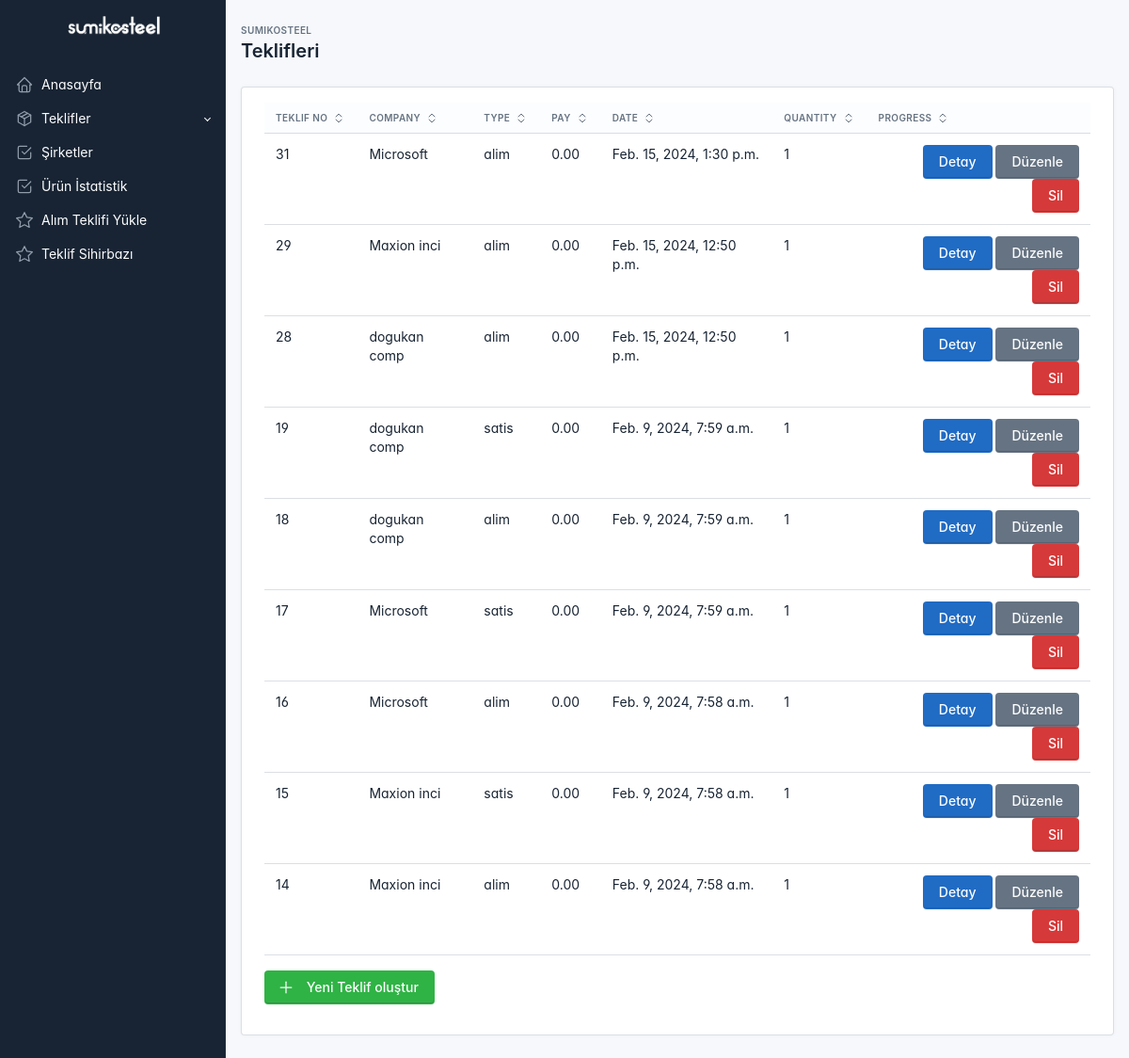
Screenshot of /offer/ (signed in) with the database file from the repository.
### pages/models.py (models this page shows, shortened)
class Offer(models.Model):
    OFFER_TYPES = (
        ('alim', 'Alım Teklifi'),
        ('satis', 'Satış Teklifi'),
    )
    company = models.ForeignKey(Company, on_delete=models.CASCADE)
    offer_type = models.CharField(max_length=10, choices=OFFER_TYPES)
    products = models.ManyToManyField(Product, through='OfferProduct')
    created_at = models.DateTimeField(auto_now_add=True)
    total_value = models.DecimalField(max_digits=10, decimal_places=2, default=0)

class Company(models.Model):
    name = models.CharField(max_length=50)
    address = models.TextField()
    mail = models.CharField(max_length=50)
    phone = models.CharField(max_length=50)
    contact_name = models.CharField(max_length=50)
    country = models.CharField(max_length=50, choices=COUNTRY_CHOICES, default='tr')
    city = models.CharField(max_length=50)
    field_of_activity = models.CharField(max_length=50)
    slug = models.SlugField(default="",null=False)
    web_site = models.CharField(max_length=50)
    sub_company = models.TextField()
    base_customer = models.TextField()

### pages/views.py (the view, shortened to what this page needs)
# urls.py: path('offer/',views.offer,name="offer"),
@login_required
def offer(request):
    companies = Company.objects.all()
    query = request.GET.get('q')
    offers = []
    offer_type = ""
    if query:
        if query=='alim':
            offers = Offer.objects.filter(offer_type='alim').order_by('-id')
            offer_type='Alım'
        elif query == 'satis':
            offers = Offer.objects.filter(offer_type='satis').order_by('-id')
            offer_type='Satış'
    else:
        offers = Offer.objects.all().order_by('-id')
    return render(request,'offer.html',{'offers':offers,"offer_type":offer_type,'companies': companies})

### pages/templates/offer.html (shortened to what this page needs)
<!doctype html>
<html lang="en">
  <head>
    <link href="/static/dist/css/tabler.min.css?1684106062" rel="stylesheet"/>
    <link href="/static/dist/css/tabler-flags.min.css?1684106062" rel="stylesheet"/>
    <link href="/static/dist/css/tabler-payments.min.css?1684106062" rel="stylesheet"/>
    <link href="/static/dist/css/tabler-vendors.min.css?1684106062" rel="stylesheet"/>
    <link href="/static/dist/css/demo.min.css?1684106062" rel="stylesheet"/>
  </head>
  <body >
    <div class="page">
      <aside class="navbar navbar-vertical navbar-expand-lg" data-bs-theme="dark">
        <div class="container-fluid">
          <h1 class="navbar-brand navbar-brand-autodark">
            <a href="/">
              <img src="./img/logo.png" width="110" height="32" alt="Tabler" class="navbar-brand-image">
            </a>
          </h1>
          <div class="collapse navbar-collapse" id="sidebar-menu">
            <ul class="navbar-nav pt-lg-3">
              <li class="nav-item">
                <a class="nav-link" href="/" >
                  <span class="nav-link-icon d-md-none d-lg-inline-block">
                  </span>
                  <span class="nav-link-title">
                    Anasayfa
                  </span>
                </a>
              </li>
              <li class="nav-item dropdown">
                <a class="nav-link dropdown-toggle" href="#navbar-base" data-bs-toggle="dropdown" data-bs-auto-close="false" role="button" aria-expanded="false" >
                  <span class="nav-link-icon d-md-none d-lg-inline-block">
                  </span>
                  <span class="nav-link-title">
                    Teklifler
                  </span>
                </a>
              </li>
              <li class="nav-item">
                <a class="nav-link" href="/company" >
                  <span class="nav-link-icon d-md-none d-lg-inline-block">
                  </span>
                  <span class="nav-link-title">
                    Şirketler
                  </span>
                </a>
              </li>
              <li class="nav-item">
                <a class="nav-link" href="/statistic" >
                  <span class="nav-link-icon d-md-none d-lg-inline-block">
                  </span>
                  <span class="nav-link-title">
                    Ürün İstatistik
                  </span>
                </a>
              </li>
              <li class="nav-item">
                <a class="nav-link" href="/view-excel" >
                  <span class="nav-link-icon d-md-none d-lg-inline-block">
                    </span>
                  <span class="nav-link-title">
                    Alım Teklifi Yükle
                  </span>
                </a>
              </li>
              <li class="nav-item">
                <a class="nav-link" href="/best-offer" >
                  <span class="nav-link-icon d-md-none d-lg-inline-block">
                    </span>
                  <span class="nav-link-title">
                    Teklif Sihirbazı
                  </span>
                </a>
              </li>
            </ul>
          </div>
        </div>
      </aside>
      <div class="page-wrapper">
        <div class="page-header d-print-none">
          <div class="container-xl">
            <div class="row g-2 align-items-center">
              <div class="col">
                <div class="page-pretitle">
                  sumikosteel
                </div>
                <h2 class="page-title">
                  {{offer_type}} Teklifleri
                </h2>
              </div>
            </div>
          </div>
        </div>
        <div class="page-body">
            <div class="container-xl">
              <div class="card">
                <div class="card-body">
                  <div id="table-default" class="table-responsive">
                    <table class="table">
                      <thead>
                        <tr>
                          <th><button class="table-sort" data-sort="sort-id">Teklif No</button></th>
                          <th><button class="table-sort" data-sort="sort-company">Company</button></th>
                          <th><button class="table-sort" data-sort="sort-type">Type</button></th>
                          <th><button class="table-sort" data-sort="sort-pay">Pay</button></th>
                          <th><button class="table-sort" data-sort="sort-date">Date</button></th>
                          <th><button class="table-sort" data-sort="sort-quantity">Quantity</button></th>
                          <th><button class="table-sort" data-sort="sort-progress">Progress</button></th>
                        </tr>
                      </thead>
                      <tbody class="table-tbody">
                        {% for offer in offers%}
                        <tr>
                          <td class="sort-id">{{ offer.id }}</td>
                          <td><a href="/company/s/{{offer.company.slug}}" class="text-reset" tabindex="-1">{{offer.company.name}}</a></td>
                          <td class="sort-type">{{offer.offer_type}}</td>
                          <td class="sort-pay">{{offer.total_value}}</td>
                          <td class="sort-date" data-date="1628071164">{{offer.created_at}}</td>
                          <td class="sort-quantity">1</td>
                          <td class="text-end">
                            <form method="post" action="{% url 'delete_offer' offer.id %}">
                            <a href="s/{{ offer.id }}" class="btn btn-primary" target="_blank" rel="noopener">Detay</a>
                            <a href="c/{{ offer.id }}" class="btn btn-secondary" target="_blank" rel="noopener">Düzenle</a>
                            <button type="submit" class="btn btn-danger">Sil</button>
                          </form>
                          </td>
                        </tr>
                        {% endfor%}
                      </tbody>
                    </table>
                  </div>
                  <div class="col-6 col-sm-4 col-md-2 col-xl py-3">
                    <a href="#" class="btn btn-success d-none d-sm-inline-block" data-bs-toggle="modal" data-bs-target="#modal-report">
                      <svg xmlns="http://www.w3.org/2000/svg" class="icon" width="24" height="24" viewBox="0 0 24 24" stroke-width="2" stroke="currentColor" fill="none" stroke-linecap="round" stroke-linejoin="round"><path stroke="none" d="M0 0h24v24H0z" fill="none"/><path d="M12 5l0 14" /><path d="M5 12l14 0" /></svg>
                      Yeni Teklif oluştur
                    </a>
                  </div>
                </div>
              </div>
            </div>
        </div>
      </div>
    </div>
  </body>
</html>

### pages/templates/offer.html (style rules this page uses)
:root { --tblr-font-sans-serif: 'Inter Var', -apple-system, BlinkMacSystemFont, San Francisco, Segoe UI, Roboto, Helvetica Neue, sans-serif; }
body { font-feature-settings: "cv03", "cv04", "cv11"; }

### rows the page displays
Offer: id "31", company.name "Microsoft", offer_type "alim", total_value "0.00", created_at "Feb. 15, 2024, 1:30 p.m."
Offer: id "29", company.name "Maxion inci", offer_type "alim", total_value "0.00", created_at "Feb. 15, 2024, 12:50 p.m."
Offer: id "28", company.name "dogukan comp", offer_type "alim", total_value "0.00", created_at "Feb. 15, 2024, 12:50 p.m."
Offer: id "19", company.name "dogukan comp", offer_type "satis", total_value "0.00", created_at "Feb. 9, 2024, 7:59 a.m."
Offer: id "18", company.name "dogukan comp", offer_type "alim", total_value "0.00", created_at "Feb. 9, 2024, 7:59 a.m."
Offer: id "17", company.name "Microsoft", offer_type "satis", total_value "0.00", created_at "Feb. 9, 2024, 7:59 a.m."
Offer: id "16", company.name "Microsoft", offer_type "alim", total_value "0.00", created_at "Feb. 9, 2024, 7:58 a.m."
Offer: id "15", company.name "Maxion inci", offer_type "satis", total_value "0.00", created_at "Feb. 9, 2024, 7:58 a.m."
Offer: id "14", company.name "Maxion inci", offer_type "alim", total_value "0.00", created_at "Feb. 9, 2024, 7:58 a.m."
